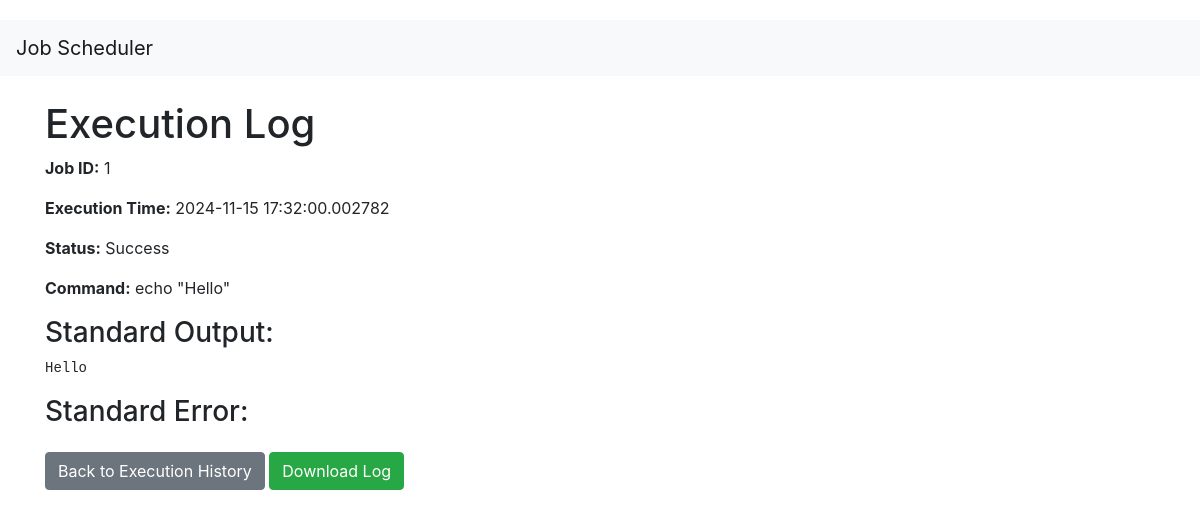
Page /view_log/1 on the committed database.
### app.py (models this page shows)
class JobExecution(db.Model):
    __tablename__ = 'job_executions'
    id = db.Column(db.Integer, primary_key=True)
    job_id = db.Column(db.Integer, db.ForeignKey('jobs.id'), nullable=False)
    execution_time = db.Column(db.DateTime, nullable=False)
    status = db.Column(db.String(10), nullable=False)  # 'Success' or 'Failed'
    stdout = db.Column(db.Text)
    stderr = db.Column(db.Text)

class Job(db.Model):
    __tablename__ = 'jobs'
    id = db.Column(db.Integer, primary_key=True)
    cron_expression = db.Column(db.String(120), nullable=False)
    command = db.Column(db.String(500), nullable=False)
    next_run_time = db.Column(db.DateTime)
    status = db.Column(db.String(10), default='Active')  # 'Active' or 'Inactive'
    executions = db.relationship('JobExecution', backref='job', cascade='all, delete-orphan')

### app.py (the view)
@app.route('/view_log/<int:execution_id>')
def view_log(execution_id):
    execution = JobExecution.query.get_or_404(execution_id)
    return render_template('view_log.html', execution=execution)

### templates/view_log.html (shortened to what this page needs)
{% extends 'base.html' %}
{% block content %}
<h1>Execution Log</h1>
<p><strong>Job ID:</strong> {{ execution.job_id }}</p>
<p><strong>Execution Time:</strong> {{ execution.execution_time }}</p>
<p><strong>Status:</strong> {{ execution.status }}</p>
<p><strong>Command:</strong> {{ execution.job.command }}</p>
<h3>Standard Output:</h3>
<pre>{{ execution.stdout }}</pre>
<h3>Standard Error:</h3>
<a href="{{ url_for('job_executions', job_id=execution.job_id) }}" class="btn btn-secondary">Back to Execution History</a>
<a href="{{ url_for('download_log', execution_id=execution.id) }}" class="btn btn-success">Download Log</a>
{% endblock %}

### static/styles.css (style rules this page uses)
body { padding-top: 20px; }

### rows in the picture
JobExecution: job_id "1", execution_time "2024-11-15 17:32:00.002782", status "Success", stdout "Hello"
Job: job.command "echo \"Hello\""
